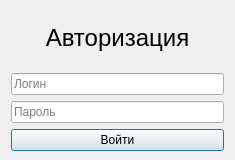
<?xml version="1.0" encoding="UTF-8"?>
<ui version="4.0">
 <class>Login</class>
 <widget class="QWidget" name="Login">
  <property name="geometry">
   <rect>
    <x>0</x>
    <y>0</y>
    <width>235</width>
    <height>160</height>
   </rect>
  </property>
  <property name="windowTitle">
   <string>Авторизация</string>
  </property>
  <layout class="QVBoxLayout" name="verticalLayout">
   <property name="topMargin">
    <number>9</number>
   </property>
   <property name="bottomMargin">
    <number>9</number>
   </property>
   <item>
    <widget class="QLabel" name="label">
     <property name="font">
      <font>
       <pointsize>18</pointsize>
      </font>
     </property>
     <property name="text">
      <string>Авторизация</string>
     </property>
     <property name="alignment">
      <set>Qt::AlignCenter</set>
     </property>
    </widget>
   </item>
   <item>
    <widget class="QLineEdit" name="loginEdit">
     <property name="echoMode">
      <enum>QLineEdit::Normal</enum>
     </property>
     <property name="placeholderText">
      <string>Логин</string>
     </property>
     <property name="clearButtonEnabled">
      <bool>true</bool>
     </property>
    </widget>
   </item>
   <item>
    <widget class="QLineEdit" name="passwordEdit">
     <property name="inputMask">
      <string/>
     </property>
     <property name="echoMode">
      <enum>QLineEdit::Password</enum>
     </property>
     <property name="placeholderText">
      <string>Пароль</string>
     </property>
     <property name="clearButtonEnabled">
      <bool>true</bool>
     </property>
    </widget>
   </item>
   <item>
    <widget class="QPushButton" name="loginButton">
     <property name="text">
      <string>Войти</string>
     </property>
     <property name="autoDefault">
      <bool>true</bool>
     </property>
     <property name="default">
      <bool>true</bool>
     </property>
    </widget>
   </item>
  </layout>
 </widget>
 <resources/>
 <connections/>
</ui>
